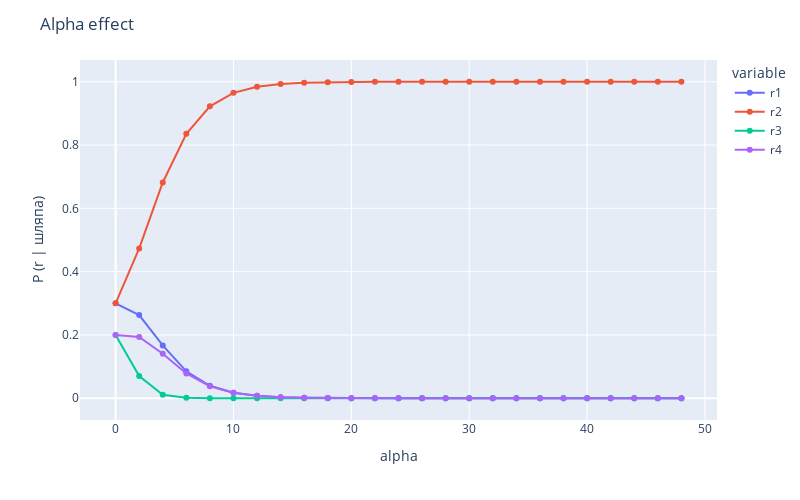

Notebook code cell kept with this figure:
### Code cell
fig = px.line(data_frame=alpha_df, x="alpha", y="value", color="variable", markers=True)

fig.update_layout(height=500, width=800, title="Alpha effect")
fig.update_xaxes(title="alpha")
fig.update_yaxes(title="P (r | шляпа)")

fig.show()

### Figure 1 — Plotly figure (JSON) as saved in the notebook; plotly's stock layout.template omitted (floating-point values rounded to 4 significant figures)
{"data": [{"hovertemplate": "variable=r1<br>alpha=%{x}<br>value=%{y}<extra></extra>", "legendgroup": "r1", "line": {"color": "#636efa", "dash": "solid"}, "marker": {"symbol": "circle"}, "mode": "markers+lines", "name": "r1", "orientation": "v", "showlegend": true, "type": "scatter", "x": [0.001, 2.001, 4.001, 6.001, 8.001, 10.0, 12.0, 14.0, 16.0, 18.0, 20.0, 22.0, 24.0, 26.0, 28.0, 30.0, 32.0, 34.0, 36.0, 38.0, 40.0, 42.0, 44.0, 46.0, 48.0], "xaxis": "x", "y": [0.3, 0.2628, 0.1668, 0.08502, 0.03943, 0.01765, 0.007822, 0.003461, 0.001532, 0.0006793, 0.0003014, 0.0001338, 5.943e-05, 2.64e-05, 1.173e-05, 5.214e-06, 2.317e-06, 1.03e-06, 4.577e-07, 2.034e-07, 9.04e-08, 4.018e-08, 1.786e-08, 7.936e-09, 3.527e-09], "yaxis": "y"}, {"hovertemplate": "variable=r2<br>alpha=%{x}<br>value=%{y}<extra></extra>", "legendgroup": "r2", "line": {"color": "#EF553B", "dash": "solid"}, "marker": {"symbol": "circle"}, "mode": "markers+lines", "name": "r2", "orientation": "v", "showlegend": true, "type": "scatter", "x": [0.001, 2.001, 4.001, 6.001, 8.001, 10.0, 12.0, 14.0, 16.0, 18.0, 20.0, 22.0, 24.0, 26.0, 28.0, 30.0, 32.0, 34.0, 36.0, 38.0, 40.0, 42.0, 44.0, 46.0, 48.0], "xaxis": "x", "y": [0.3001, 0.4733, 0.6817, 0.8354, 0.9225, 0.965, 0.9844, 0.9931, 0.9969, 0.9986, 0.9994, 0.9997, 0.9999, 0.9999, 1.0, 1.0, 1.0, 1.0, 1.0, 1.0, 1.0, 1.0, 1.0, 1.0, 1.0], "yaxis": "y"}, {"hovertemplate": "variable=r3<br>alpha=%{x}<br>value=%{y}<extra></extra>", "legendgroup": "r3", "line": {"color": "#00cc96", "dash": "solid"}, "marker": {"symbol": "circle"}, "mode": "markers+lines", "name": "r3", "orientation": "v", "showlegend": true, "type": "scatter", "x": [0.001, 2.001, 4.001, 6.001, 8.001, 10.0, 12.0, 14.0, 16.0, 18.0, 20.0, 22.0, 24.0, 26.0, 28.0, 30.0, 32.0, 34.0, 36.0, 38.0, 40.0, 42.0, 44.0, 46.0, 48.0], "xaxis": "x", "y": [0.2, 0.06994, 0.01089, 0.001346, 0.0001545, 1.724e-05, 1.909e-06, 2.111e-07, 2.337e-08, 2.589e-09, 2.872e-10, 3.188e-11, 3.54e-12, 3.932e-13, 4.368e-14, 4.852e-15, 5.391e-16, 5.99e-17, 6.655e-18, 7.395e-19, 8.216e-20, 9.129e-21, 1.014e-21, 1.127e-22, 1.252e-23], "yaxis": "y"}, {"hovertemplate": "variable=r4<br>alpha=%{x}<br>value=%{y}<extra></extra>", "legendgroup": "r4", "line": {"color": "#ab63fa", "dash": "solid"}, "marker": {"symbol": "circle"}, "mode": "markers+lines", "name": "r4", "orientation": "v", "showlegend": true, "type": "scatter", "x": [0.001, 2.001, 4.001, 6.001, 8.001, 10.0, 12.0, 14.0, 16.0, 18.0, 20.0, 22.0, 24.0, 26.0, 28.0, 30.0, 32.0, 34.0, 36.0, 38.0, 40.0, 42.0, 44.0, 46.0, 48.0], "xaxis": "x", "y": [0.2, 0.1939, 0.1406, 0.07826, 0.03795, 0.01735, 0.007763, 0.003449, 0.00153, 0.0006788, 0.0003013, 0.0001338, 5.943e-05, 2.64e-05, 1.173e-05, 5.214e-06, 2.317e-06, 1.03e-06, 4.577e-07, 2.034e-07, 9.04e-08, 4.018e-08, 1.786e-08, 7.936e-09, 3.527e-09], "yaxis": "y"}], "layout": {"height": 500, "legend": {"title": {"text": "variable"}, "tracegroupgap": 0}, "margin": {"t": 60}, "title": {"text": "Alpha effect"}, "width": 800, "xaxis": {"anchor": "y", "autorange": true, "domain": [0, 1], "range": [-3.021, 51.02], "title": {"text": "alpha"}, "type": "linear"}, "yaxis": {"anchor": "x", "autorange": true, "domain": [0, 1], "range": [-0.06872, 1.069], "title": {"text": "P (r | шляпа)"}, "type": "linear"}}}
